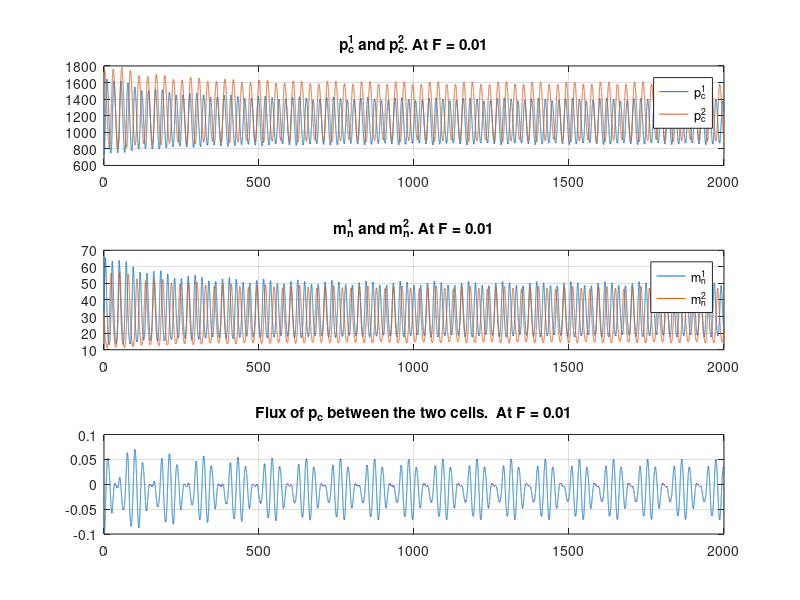

Reproduce this figure in MATLAB.
clear; clc; close all;

% USE THE SIMPLEST WAY TO CONNECT TWO CELLS BY DIRECTLY ALLOW PROTEINS TO
% BE EXCHANGED.

% WE ASSUME THE EQUATION THAT GOVERNING THIS IS 
% dp1/dt = -C(p1-p2)
% dp2/dt = -dp1/dt


% the variables in the circadian oscillator are m_n, m_c, p_c and p_n,
% which are number of mRNA moleculs in nucleus, number of mRNA molecules in
% cytoplasm, number of this particular type of protein molecules in
% cytoplasm, and number of protein molecules in nuclues, respectively.
% the parameters that control the ocsillation are alpha, gamma_m, delta_m,
% beta, gamma_p, delta_p, which are 


%%%%%%%%%%%%%%%%%%%%%%%%%%%%%%%%%%%%%%%%%%%%%%%%%%%%%%%%%%%%%%%%%%%%%%%%%%%
%%%%%%%%%%%%%%%%%%%%%%%%%%%%%%%%%%%%%%%%%%%%%%%%%%%%%%%%%%%%%%%%%%%%%%%%%%%
% variables and parameters for CELL 1
p1_n = 925;
p1_c = 730;
m1_n = 32;
m1_c = 21;
lambda1 = 2*pi/22;
gamma1_m = lambda1;
delta1_m = lambda1;
delta1_p = lambda1;
gamma1_p = lambda1;
r1 = 5;
k1 = 200;
alpha1 = 1e5;
beta1 = 10;
%%%%%%%%%%%%%%%%%%%%%%%%%%%%%%%%%%%%%%%%%%%%%%%%%%%%%%%%%%%%%%%%%%%%%%%%%%%
%%%%%%%%%%%%%%%%%%%%%%%%%%%%%%%%%%%%%%%%%%%%%%%%%%%%%%%%%%%%%%%%%%%%%%%%%%%

%%%%%%%%%%%%%%%%%%%%%%%%%%%%%%%%%%%%%%%%%%%%%%%%%%%%%%%%%%%%%%%%%%%%%%%%%%%
%%%%%%%%%%%%%%%%%%%%%%%%%%%%%%%%%%%%%%%%%%%%%%%%%%%%%%%%%%%%%%%%%%%%%%%%%%%
% variables and parameters for CELL 2
p2_n = 1403;
p2_c = 1670;
m2_n = 33;
m2_c = 48;

lambda2 = 2*pi/22*0.8;
gamma2_m = lambda2;
delta2_m = lambda2;
delta2_p = lambda2;
gamma2_p = lambda2;
r2 = 5;
k2 = 200;
alpha2 = 1e5;
beta2 = 10;

% Diffusion Constant don't know how large it is
F = .01;

% 0.01, 0.04, 0.5
%%%%%%%%%%%%%%%%%%%%%%%%%%%%%%%%%%%%%%%%%%%%%%%%%%%%%%%%%%%%%%%%%%%%%%%%%%%
%%%%%%%%%%%%%%%%%%%%%%%%%%%%%%%%%%%%%%%%%%%%%%%%%%%%%%%%%%%%%%%%%%%%%%%%%%%

%%%%%%%%%%%%%%%%%%%%%%%%%%%%%%%%%%%%%%%%%%%%%%%%%%%%%%%%%%%%%%%%%%%%%%%%%%%
%%%%%%%%%%%%%%%%%%%%%%%%%%%%%%%%%%%%%%%%%%%%%%%%%%%%%%%%%%%%%%%%%%%%%%%%%%%
% SIMPLEST CASE: THE TWO CELLS HAVE SAME PERIOD BUT JUST DIFFERENT INITIAL
% STATES


dt = 0.01;
endtime = 2000;
timevec = 0:dt:endtime;
plot_to_the_end = length(timevec);


p1n_mat = zeros(length(timevec), 1);
p1c_mat = zeros(length(timevec), 1);
m1n_mat = zeros(length(timevec), 1);
m1c_mat = zeros(length(timevec), 1);

p2n_mat = zeros(length(timevec), 1);
p2c_mat = zeros(length(timevec), 1);
m2n_mat = zeros(length(timevec), 1);
m2c_mat = zeros(length(timevec), 1);

diffusion_mat = zeros(length(timevec), 1);

for t = 1:length(timevec)
    
    % reactions in cell 1
    m1_n_new = (alpha1 * (k1/(k1+p1_n)).^r1 - gamma1_m * m1_n)*dt + m1_n;
    m1_c_new = (gamma1_m * m1_n - delta1_m * m1_c)*dt + m1_c;
    p1_c_new = (beta1 * m1_c - gamma1_p * p1_c)*dt + p1_c;
    p1_n_new = (gamma1_p * p1_c - delta1_p * p1_n)*dt + p1_n;
    
    m1_n = m1_n_new;
    m1_c = m1_c_new;
    p1_c = p1_c_new;
    p1_n = p1_n_new;
    
    
    % reactions in cell 2
    m2_n_new = (alpha2 * (k2/(k2+p2_n)).^r2 - gamma2_m * m2_n)*dt + m2_n;
    m2_c_new = (gamma2_m * m2_n - delta2_m * m2_c)*dt + m2_c;
    p2_c_new = (beta2 * m2_c - gamma2_p * p2_c)*dt + p2_c;
    p2_n_new = (gamma2_p * p2_c - delta2_p * p2_n)*dt + p2_n;
    
    m2_n = m2_n_new;
    m2_c = m2_c_new;
    p2_c = p2_c_new;
    p2_n = p2_n_new;
    
    % interactions between cells
    % this is given by 
    % d{p1_c}/dt = - F * (p1_c - p2_c)
    % d{p2_c}/dt = - d{p1_c}/dt
    p1_c_new = p1_c - F * (p1_c - p2_c) * dt;
    p2_c_new = p2_c + F * (p1_c - p2_c) * dt;
    
    p1_c = p1_c_new;
    p2_c = p2_c_new;
    
    p1n_mat(t) = p1_n;
    p1c_mat(t) = p1_c;
    m1n_mat(t) = m1_n;
    m1c_mat(t) = m1_c;
    
    p2n_mat(t) = p2_n;
    p2c_mat(t) = p2_c;
    m2n_mat(t) = m2_n;
    m2c_mat(t) = m2_c;
    
    diffusion_mat(t) = F * (p1_c - p2_c) * dt;
    
end


%{ 
%ONLY NEEDED TO ADJUST INIT VALUES
pn_mat(1925,:)
pc_mat(1925,:)
mn_mat(1925,:)
mc_mat(1925,:)
%}



figure(1);

subplot(3,1,1)
plot(timevec, p1c_mat);
hold on;
grid;
plot(timevec, p2c_mat);
hold off;
title(['p^1_c and p^2_c.',' At F = ', num2str(F)])
legend('p^1_c', 'p^2_c','Location','northeast')

subplot(3,1,2)
plot(timevec, m1n_mat)
hold on;
plot(timevec, m2n_mat)
legend('m^1_n', 'm^2_n','Location','northeast')
hold off;
grid;
title(['m^1_n and m^2_n.',' At F = ', num2str(F)])

subplot(3,1,3)
plot(timevec, diffusion_mat)
title(['Diffusion of p_c at F = ', num2str(F)])
grid;
title(['Flux of p_c between the two cells. ',' At F = ', num2str(F)])
set(gcf,'Position',[100 100 1000 500])


%{
figure(1);

subplot(3,2,1)
plot(timevec, p1c_mat);
title('p^1_c')
grid;

subplot(3,2,2)
plot(timevec, p2c_mat);
title('p^2_c')
grid;

subplot(3,2,3)
plot(timevec, m1n_mat);
title('m^1_n')
grid;

subplot(3,2,4)
plot(timevec, m2n_mat);
title('m^2_n')
grid;

subplot(3,2,[5,6])
plot(timevec, diffusion_mat)
title(['Diffusion of p_c at F = ', num2str(F)])
grid;
title(['Flux of p_c between the two cells. ','F = ', num2str(F)])

%suptitle(['F = ', num2str(F)])

figure(2)
subplot(2,1,1)
plot(timevec, m1n_mat)
hold;
plot(timevec, m2n_mat)
legend('m^1_n', 'm^2_n','Location','northeast')
%title(
subplot(2,1,2)
plot(timevec, diffusion_mat)
legend(['Flux of p_c between the two cells. ','F = ', num2str(F)])

%}
%{
subplot(2,2,2)
plot(timevec, p1c_mat);
title('p1_c')
grid;



subplot(2,2,3)
plot(timevec, m1n_mat);
title('m1_n')
grid;


subplot(2,2,4)
plot(timevec, m1c_mat);
title('m1_c')
grid;
%}


